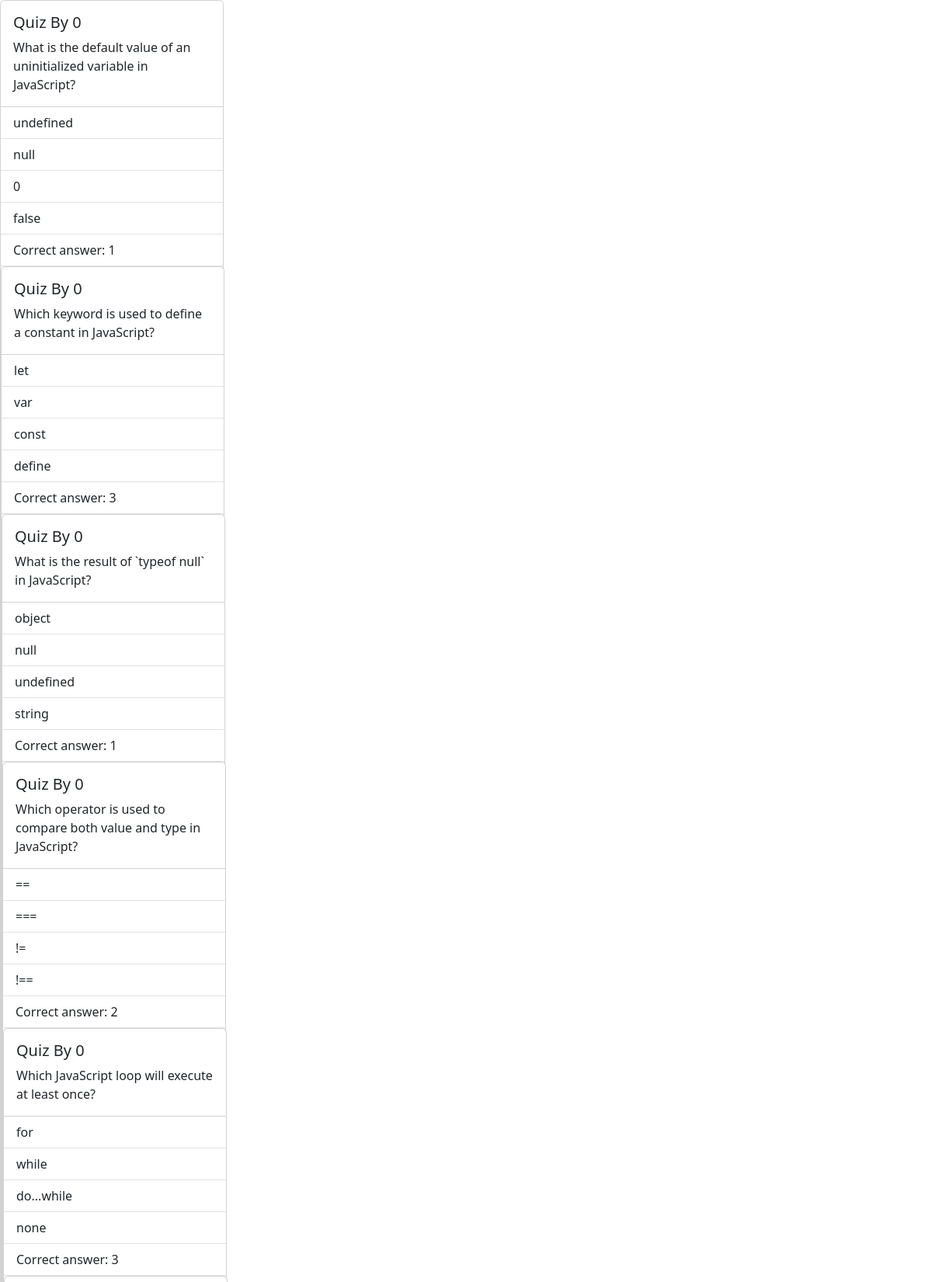
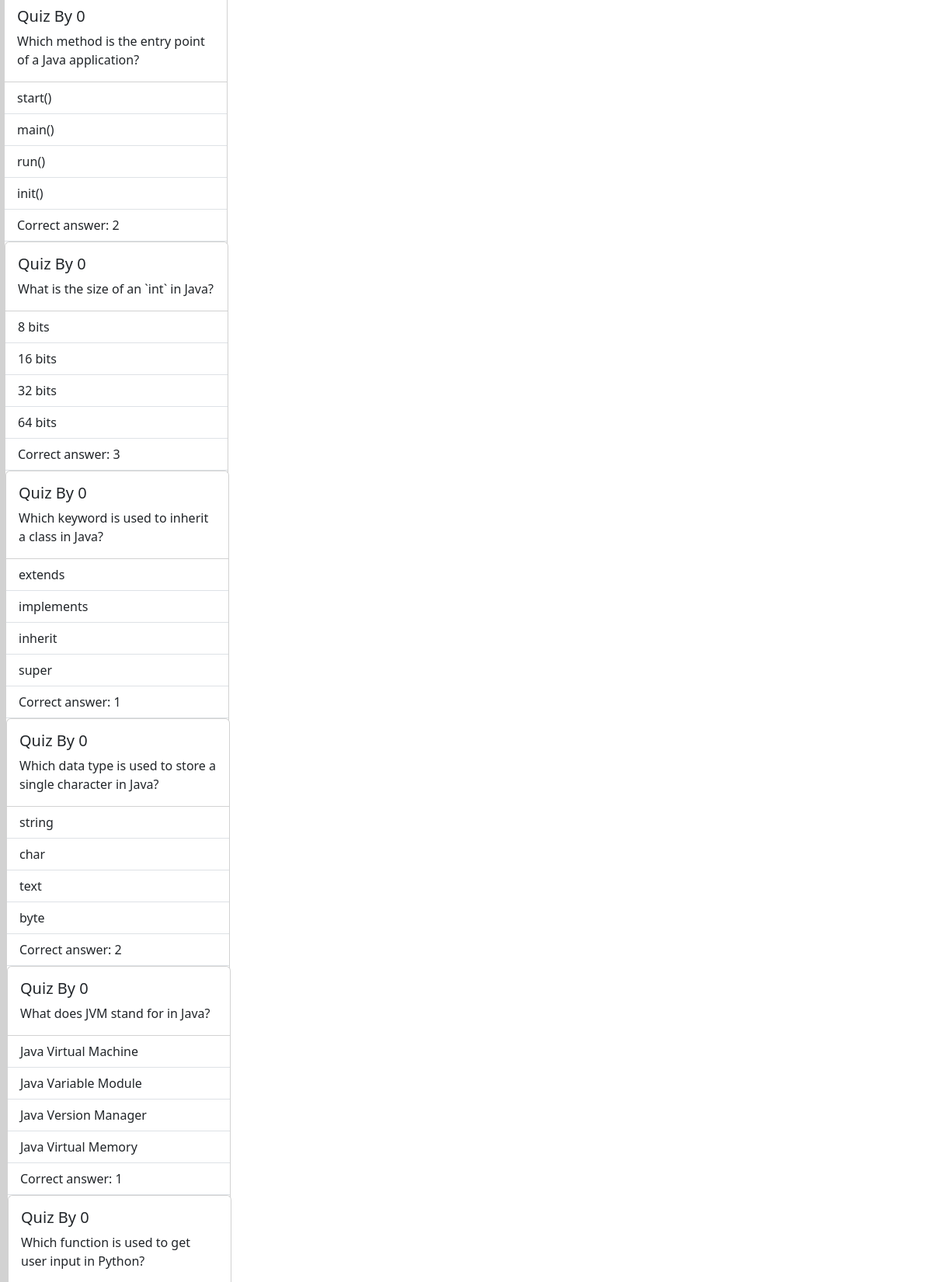
Page /myprofile.php (upper part) on the committed database (2 pictures, top to bottom).
### tables this page shows
create table quizzes(qid INT primary key auto_increment,question text,options text,correct_option INT,category varchar(50),qlang varchar(25),createdby INT default 0);

### myprofile.php (the view, shortened to what this page needs)
<?php
    require_once 'connection/connection.php';
?>
<?php
    $sql = "SELECT * FROM quizzes WHERE createdby='{$_SESSION['user_id']}'";
    $result = mysqli_query($connection,$sql);
    if ($result->num_rows > 0) {
        while($row = $result->fetch_assoc()) {
            $g = explode(',', $row['options']);
            echo "<div class='card' style='width: 18rem;'>" .
                    "<div class='card-body'>" .
                        "<h5 class='card-title'>Quiz By " . $row['createdby'] . "</h5>" .
                        "<p class='card-text'>" . $row['question'] . "</p>" .
                    "</div>" .
                    "<ul class='list-group
                    list-group-flush'>";
                        foreach($g as $i){
                            echo "<li class='list-group-item'>" . $i . "</li>";
                        }
                        echo "<li class='list-group-item'>Correct answer: " . $row['correct_option'] . "</li>";}}
?>
<!DOCTYPE html>
<html lang="en">
<head>
</head>
<body>
    <?php require_once 'nav.php'; ?>
</body>
</html>

### rows in the picture
quizzes: createdby "0", question "What is the default value of an uninitialized variable in JavaScript?", options "undefined", options "null", options "0", options "false", correct_option "1"
quizzes: createdby "0", question "Which keyword is used to define a constant in JavaScript?", options "let", options "var", options "const", options "define", correct_option "3"
quizzes: createdby "0", question "What is the result of `typeof null` in JavaScript?", options "object", options "null", options "undefined", options "string", correct_option "1"
quizzes: createdby "0", question "Which operator is used to compare both value and type in JavaScript?", options "==", options "===", options "!=", options "!==", correct_option "2"
quizzes: createdby "0", question "Which JavaScript loop will execute at least once?", options "for", options "while", options "do...while", options "none", correct_option "3"
quizzes: createdby "0", question "Which method is the entry point of a Java application?", options "start()", options "main()", options "run()", options "init()", correct_option "2"
quizzes: createdby "0", question "What is the size of an `int` in Java?", options "8 bits", options "16 bits", options "32 bits", options "64 bits", correct_option "3"
quizzes: createdby "0", question "Which keyword is used to inherit a class in Java?", options "extends", options "implements", options "inherit", options "super", correct_option "1"
quizzes: createdby "0", question "Which data type is used to store a single character in Java?", options "string", options "char", options "text", options "byte", correct_option "2"
quizzes: createdby "0", question "What does JVM stand for in Java?", options "Java Virtual Machine", options "Java Variable Module", options "Java Version Manager", options "Java Virtual Memory", correct_option "1"
quizzes: createdby "0", question "Which function is used to get user input in Python?"
